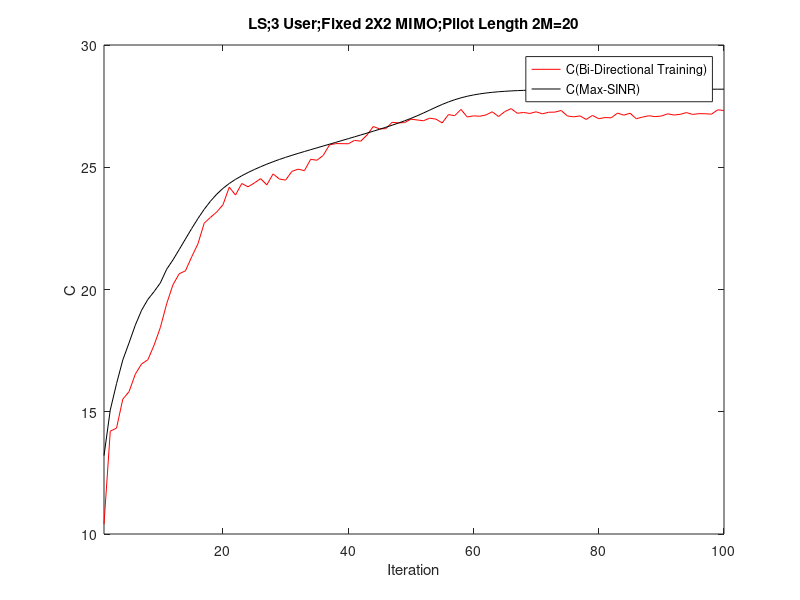

Write the MATLAB code that produced this figure.
%3 user, 2X2 MIMO Channel
%Turn Off Common Channel 
%calculate MSE
%LS Filter
%add realization function
clc
clear

sigma = sqrt(10^(-3));

FilterLength = 10; %FilterLength
Realization=10;


 for R=1:Realization
     
        R
        
        H{1,1}=(1/sqrt(2))*[randn(1,1)+1i*randn(1,1) randn(1,1)+1i*randn(1,1);randn(1,1)+1i*randn(1,1) randn(1,1)+1i*randn(1,1)];
        H{1,2}=0.8*(1/sqrt(2))*[randn(1,1)+1i*randn(1,1) randn(1,1)+1i*randn(1,1);randn(1,1)+1i*randn(1,1) randn(1,1)+1i*randn(1,1)];
        H{2,1}=0.8*(1/sqrt(2))*[randn(1,1)+1i*randn(1,1) randn(1,1)+1i*randn(1,1);randn(1,1)+1i*randn(1,1) randn(1,1)+1i*randn(1,1)];
        H{2,2}=(1/sqrt(2))*[randn(1,1)+1i*randn(1,1) randn(1,1)+1i*randn(1,1);randn(1,1)+1i*randn(1,1) randn(1,1)+1i*randn(1,1)];
        H{3,3}=(1/sqrt(2))*[randn(1,1)+1i*randn(1,1) randn(1,1)+1i*randn(1,1);randn(1,1)+1i*randn(1,1) randn(1,1)+1i*randn(1,1)];
        H{1,3}=0.8*(1/sqrt(2))*[randn(1,1)+1i*randn(1,1) randn(1,1)+1i*randn(1,1);randn(1,1)+1i*randn(1,1) randn(1,1)+1i*randn(1,1)];
        H{2,3}=0.8*(1/sqrt(2))*[randn(1,1)+1i*randn(1,1) randn(1,1)+1i*randn(1,1);randn(1,1)+1i*randn(1,1) randn(1,1)+1i*randn(1,1)];
        H{3,1}=0.8*(1/sqrt(2))*[randn(1,1)+1i*randn(1,1) randn(1,1)+1i*randn(1,1);randn(1,1)+1i*randn(1,1) randn(1,1)+1i*randn(1,1)];
        H{3,2}=0.8*(1/sqrt(2))*[randn(1,1)+1i*randn(1,1) randn(1,1)+1i*randn(1,1);randn(1,1)+1i*randn(1,1) randn(1,1)+1i*randn(1,1)];

        Z{1,1}=H{1,1}';
        Z{1,2}=H{2,1}';
        Z{2,1}=H{1,2}';
        Z{2,2}=H{2,2}';
        Z{3,3}=H{3,3}';
        Z{3,1}=H{1,3}';
        Z{3,2}=H{2,3}';
        Z{1,3}=H{3,1}';
        Z{2,3}=H{3,2}';
        
        for k = 1:3
        gp(:,k)=[randn(1,1)+1i*randn(1,1);randn(1,1)+1i*randn(1,1)];
        gp_w(:,k)=[randn(1,1)+1i*randn(1,1);randn(1,1)+1i*randn(1,1)];
        gp(:,k)=gp(:,k)/norm(gp(:,k));
        gp_w(:,k)=gp_w(:,k)/norm(gp_w(:,k));
        end
        
       

for iteration = 1:100
    
    
           
            %Backward Training
            for iter1 = 1:FilterLength

                    for k =1:3
                        if rand-0.5 >= 0
                                    xp_b(k,iter1) = 1;
                                else
                                    xp_b(k,iter1) = -1;
                        end
                    end
                    
                       
                    for k = 1:3

                                neq_p(:,iter1,k) = [0;0];
                                for j = 1:3
                                    if j~=k; 
                                        neq_p(:,iter1,k) = neq_p(:,iter1,k) + Z{k,j}*gp(:,j)*xp_b(j,iter1);
                                    end
                                end

                                neq_p_w(:,:,k) = [0 0;0 0];
                                for j = 1:3
                                    if j~=k;
                                        neq_p_w(:,:,k) = neq_p_w(:,:,k) + Z{k,j}*gp_w(:,j)*gp_w(:,j)'*Z{k,j}';
                                    end
                                end

                           
                    end
                    
                    for k = 1:3   
                                yb(:,iter1,k) = Z{k,k}*(gp(:,k)*xp_b(k,iter1))...
                                                +neq_p(:,iter1,k)...
                                                +sigma*(1/sqrt(2))*[(randn(1,1)+1i*randn(1,1));(randn(1,1)+1i*randn(1,1))];
                    end
                           
                    
                    
            end
            
                    for k = 1:3
                    vp_w(:,k) = inv(  Z{k,k}*gp_w(:,k)*gp_w(:,k)'*Z{k,k}'... 
                                      + neq_p_w(:,:,k)...  
                                      + eye(2)*sigma^2  ) * (Z{k,k}*gp_w(:,k)); 
                    end
            
                    for k = 1:3
                    vp(:,k)  = inv(yb(:,:,k)*yb(:,:,k)')*yb(:,:,k)*xp_b(k,:)';
                    end  
                       
                    for k = 1:3
                    vp(:,k)=(vp(:,k))/norm(vp(:,k));
                    vp_w(:,k)=(vp_w(:,k))/norm(vp_w(:,k));
                    end
                    
                    
       

            %Forward Training  
            for iter2 = 1:FilterLength

                    for k = 1:3
                        if rand-0.5 >= 0
                                    xp_f(k,iter2) = 1;
                                else
                                    xp_f(k,iter2) = -1;
                        end
                    end

                    for k = 1:3

                                neq_p(:,iter2,k) = [0;0];
                                for j = 1:3
                                    if j~=k; 
                                        neq_p(:,iter2,k) = neq_p(:,iter2,k) + H{k,j}*vp(:,j)*xp_f(j,iter2);
                                    end
                                end

                                neq_p_w(:,:,k) = [0 0;0 0];
                                for j = 1:3
                                    if j~=k;
                                        neq_p_w(:,:,k) = neq_p_w(:,:,k) + H{k,j}*vp_w(:,j)*vp_w(:,j)'*H{k,j}';
                                    end
                                end

                    end
                    
                    for k = 1:3    
                    yf(:,iter2,k) = H{k,k}*(vp(:,k)*xp_f(k,iter2))...
                                    +neq_p(:,iter2,k)...
                                    +sigma*(1/sqrt(2))*[(randn(1,1)+1i*randn(1,1));(randn(1,1)+1i*randn(1,1))];
                    end
                   
            end 
    
                for k = 1:3 
                gp_w(:,k) = inv(  H{k,k}*vp_w(:,k)*vp_w(:,k)'*H{k,k}'...
                                + neq_p_w(:,:,k)...  
                                + eye(2)*sigma^2  ) * (H{k,k}*vp_w(:,k)); 
                end

                for k = 1:3
                gp(:,k)  = inv(yf(:,:,k)*yf(:,:,k)')*yf(:,:,k)*xp_f(k,:)';
                end
                
                for k = 1:3
                gp(:,k)=gp(:,k)/norm(gp(:,k));
                gp_w(:,k)=gp_w(:,k)/norm(gp_w(:,k));
                end
                
            
    
            for k = 1:3
        
                neq_SINR_p(iteration,k) = 0;
                for j = 1:3
                    if j~=k; 
                neq_SINR_p(iteration,k) = neq_SINR_p(iteration,k) + norm(gp(:,k)'*H{k,j}*vp(:,j))^2;
                    end
                end

                neq_SINR_p_w(iteration,k) = 0;
                for j = 1:3
                    if j~=k; 
                neq_SINR_p_w(iteration,k) = neq_SINR_p_w(iteration,k) + norm(gp_w(:,k)'*H{k,j}*vp_w(:,j))^2;
                    end
                end
        
            end
            
            for k = 1:3
            SINR_without_stat(iteration,k,R)= (norm(  gp(:,k)'*H{k,k}*vp(:,k) )^2/( neq_SINR_p(iteration,k) + norm( gp(:,k)'*eye(2)*sigma^2*gp(:,k) )    ));
            SINR_know_stat(iteration,k,R)= (norm(   gp_w(:,k)'*H{k,k}*vp_w(:,k) )^2/( neq_SINR_p_w(iteration,k) + norm( gp_w(:,k)'*eye(2)*sigma^2*gp_w(:,k) )   ));
            end
            
            C_without_stat(R,iteration)=0;
            C_know_stat(R,iteration)=0;
            for k = 1:3
            C_without_stat(R,iteration)=C_without_stat(R,iteration)+log2(1+SINR_without_stat(iteration,k,R));
            C_know_stat(R,iteration)=C_know_stat(R,iteration)+log2(1+SINR_know_stat(iteration,k,R));
            end
    end
           
end
   

n=1:iteration;

plot(   n,  mean(C_without_stat),   'r', n,  mean(C_know_stat), 'k' )
legend('C(Bi-Directional Training)','C(Max-SINR)')
xlabel('Iteration')
ylabel('C')
title('LS;3 User;Fixed 2X2 MIMO;Pilot Length 2M=20')
axis([1 iteration 10 30])


